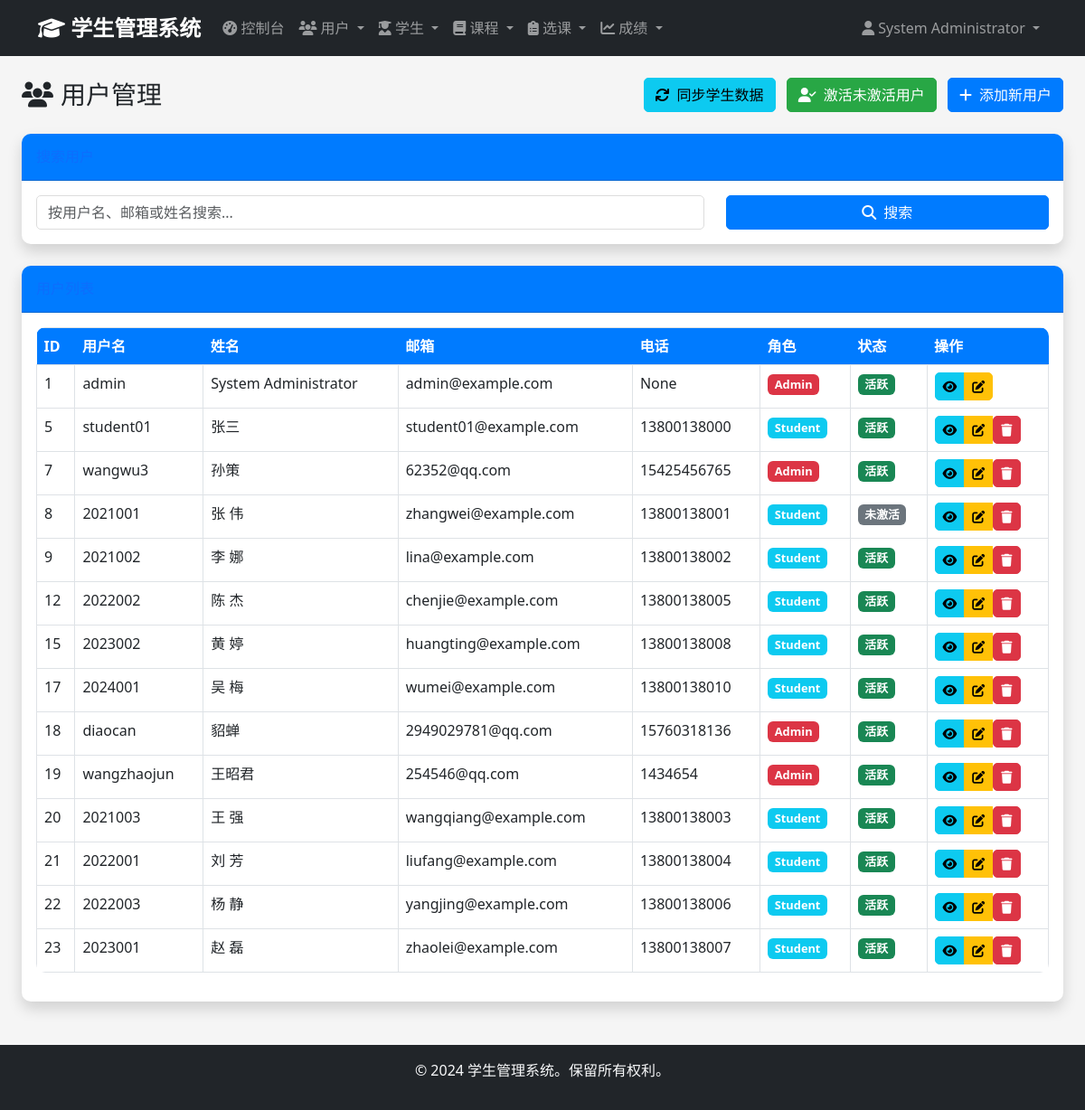
Page /admin/users (signed in) on the committed database.
### app/models/user.py (models this page shows, shortened)
class User(UserMixin, db.Model):
    __tablename__ = 'users'
    id = db.Column(db.Integer, primary_key=True)
    username = db.Column(db.String(50), unique=True, nullable=False)
    email = db.Column(db.String(100), unique=True, nullable=False)
    password_hash = db.Column(db.String(255), nullable=False)
    full_name = db.Column(db.String(100), nullable=False)
    phone = db.Column(db.String(20))
    role = db.Column(db.Enum('admin', 'student', name='user_role'), nullable=False, default='student')
    is_active = db.Column(db.Boolean, default=True)
    created_at = db.Column(db.DateTime, default=datetime.utcnow)
    updated_at = db.Column(db.DateTime, default=datetime.utcnow, onupdate=datetime.utcnow)
    administrator = db.relationship('Administrator', backref='user', uselist=False, cascade='all, delete-orphan')
    def is_admin(self):
        return self.role == 'admin'

### app/views/admin.py (the view, shortened to what this page needs)
@admin_bp.route('/users')
@login_required
@admin_required
def users():
    page = request.args.get('page', 1, type=int)
    search = request.args.get('search', '')
    query = User.query
    users = query.paginate(
        page=page,
        per_page=20,
        error_out=False
    )
    return render_template('admin/users/index.html', users=users, search=search)

### app/views/auth.py (called while the page is built)
def admin_required(f):
    @wraps(f)
    def decorated_function(*args, **kwargs):
        if not current_user.is_authenticated or not current_user.is_admin():
            flash('访问被拒绝。需要管理员权限。', 'error')
            return redirect(url_for('auth.login'))
        return f(*args, **kwargs)
    return decorated_function

### app/templates/admin/users/index.html (shortened to what this page needs)
{% extends "base.html" %}
{% block content %}
<div class="container-fluid">
    <div class="d-sm-flex align-items-center justify-content-between mb-4">
        <div class="d-flex align-items-center">
            <h1 class="h3 mb-0 text-gray-800">
                <i class="fas fa-users me-2"></i>用户管理
            </h1>
        </div>
        <div>
            <form method="POST" action="{{ url_for('admin.sync_student_data') }}"
                  style="display: inline;" onsubmit="return confirm('确定要同步所有用户和学生数据吗？')">
                <button type="submit" class="btn btn-info me-2">
                    <i class="fas fa-sync me-2"></i>同步学生数据
                </button>
            </form>
            <form method="POST" action="{{ url_for('admin.activate_inactive_users') }}"
                  style="display: inline;" onsubmit="return confirm('确定要激活所有未激活的用户吗？')">
                <button type="submit" class="btn btn-success me-2">
                    <i class="fas fa-user-check me-2"></i>激活未激活用户
                </button>
            </form>
            <a href="{{ url_for('admin.create_user') }}" class="btn btn-primary">
                <i class="fas fa-plus me-2"></i>添加新用户
            </a>
        </div>
    </div>
    <div class="card shadow mb-4">
        <div class="card-header py-3">
            <h6 class="m-0 font-weight-bold text-primary">搜索用户</h6>
        </div>
        <div class="card-body">
            <form method="GET" action="{{ url_for('admin.users') }}">
                <div class="row">
                    <div class="col-md-8">
                        <input type="text" class="form-control" name="search" placeholder="按用户名、邮箱或姓名搜索..." value="{{ search }}">
                    </div>
                    <div class="col-md-4">
                        <button type="submit" class="btn btn-primary w-100">
                            <i class="fas fa-search me-2"></i>搜索
                        </button>
                    </div>
                </div>
            </form>
        </div>
    </div>
    <div class="card shadow mb-4">
        <div class="card-header py-3">
            <h6 class="m-0 font-weight-bold text-primary">用户列表</h6>
        </div>
        <div class="card-body">
            {% if users.items %}
            <div class="table-responsive">
                <table class="table table-bordered" id="usersTable" width="100%" cellspacing="0">
                    <thead>
                        <tr>
                            <th>ID</th>
                            <th>用户名</th>
                            <th>姓名</th>
                            <th>邮箱</th>
                            <th>电话</th>
                            <th>角色</th>
                            <th>状态</th>
                            <th>操作</th>
                        </tr>
                    </thead>
                    <tbody>
                        {% for user in users.items %}
                        <tr>
                            <td>{{ user.id }}</td>
                            <td>{{ user.username }}</td>
                            <td>{{ user.full_name }}</td>
                            <td>{{ user.email }}</td>
                            <td>{{ user.phone or '-' }}</td>
                            <td>
                                <span class="badge bg-{{ 'danger' if user.role == 'admin' else 'info' }}">
                                    {{ user.role.title() }}
                                </span>
                            </td>
                            <td>
                                {% if user.is_active %}
                                    <span class="badge bg-success">活跃</span>
                                {% else %}
                                    <span class="badge bg-secondary">未激活</span>
                                {% endif %}
                            </td>
                            <td>
                                <div class="btn-group" role="group">
                                    <a href="{{ url_for('admin.view_user', user_id=user.id) }}" class="btn btn-sm btn-info" title="查看">
                                        <i class="fas fa-eye"></i>
                                    </a>
                                    <a href="{{ url_for('admin.edit_user', user_id=user.id) }}" class="btn btn-sm btn-warning" title="编辑">
                                        <i class="fas fa-edit"></i>
                                    </a>
                                    {% if user.id != current_user.id %}
                                    <form method="POST" action="{{ url_for('admin.delete_user', user_id=user.id) }}" style="display: inline;"
                                          onsubmit="return confirm('确定要删除这个用户吗？');">
                                        <button type="submit" class="btn btn-sm btn-danger" title="删除">
                                            <i class="fas fa-trash"></i>
                                        </button>
                                    </form>
                                    {% endif %}
                                </div>
                            </td>
                        </tr>
                        {% endfor %}
                    </tbody>
                </table>
            </div>
            {% endif %}
        </div>
    </div>
</div>
{% endblock %}

### app/templates/base.html (shortened to what this page needs)
<!DOCTYPE html>
<html lang="zh-CN">
<head>
    <link href="https://cdn.jsdelivr.net/npm/bootstrap@5.3.0/dist/css/bootstrap.min.css" rel="stylesheet">
    <link href="https://cdnjs.cloudflare.com/ajax/libs/font-awesome/6.4.0/css/all.min.css" rel="stylesheet">
    <link href="{{ url_for('static', filename='css/style.css') }}" rel="stylesheet">
</head>
<body>
    {% if current_user.is_authenticated %}
    <nav class="navbar navbar-expand-lg navbar-dark bg-dark">
        <div class="container">
            <a class="navbar-brand" href="{{ url_for('main.dashboard') }}">
                <i class="fas fa-graduation-cap"></i> 学生管理系统
            </a>
            <div class="collapse navbar-collapse" id="navbarNav">
                <ul class="navbar-nav me-auto">
                    {% if current_user.is_admin() %}
                    <li class="nav-item">
                        <a class="nav-link" href="{{ url_for('admin.dashboard') }}">
                            <i class="fas fa-tachometer-alt"></i> 控制台
                        </a>
                    </li>
                    <li class="nav-item dropdown">
                        <a class="nav-link dropdown-toggle" href="#" data-bs-toggle="dropdown">
                            <i class="fas fa-users"></i> 用户
                        </a>
                    </li>
                    <li class="nav-item dropdown">
                        <a class="nav-link dropdown-toggle" href="#" data-bs-toggle="dropdown">
                            <i class="fas fa-user-graduate"></i> 学生
                        </a>
                    </li>
                    <li class="nav-item dropdown">
                        <a class="nav-link dropdown-toggle" href="#" data-bs-toggle="dropdown">
                            <i class="fas fa-book"></i> 课程
                        </a>
                    </li>
                    <li class="nav-item dropdown">
                        <a class="nav-link dropdown-toggle" href="#" data-bs-toggle="dropdown">
                            <i class="fas fa-clipboard-list"></i> 选课
                        </a>
                    </li>
                    <li class="nav-item dropdown">
                        <a class="nav-link dropdown-toggle" href="#" data-bs-toggle="dropdown">
                            <i class="fas fa-chart-line"></i> 成绩
                        </a>
                    </li>
                    {% endif %}
                </ul>
                <ul class="navbar-nav">
                    <li class="nav-item dropdown">
                        <a class="nav-link dropdown-toggle" href="#" data-bs-toggle="dropdown">
                            <i class="fas fa-user"></i> {{ current_user.full_name }}
                        </a>
                    </li>
                </ul>
            </div>
        </div>
    </nav>
    {% endif %}
    <main class="container-fluid py-4">
        {% block content %}{% endblock %}
    </main>
    <footer class="bg-dark text-light text-center py-3 mt-auto">
        <div class="container">
            <p>&copy; 2024 学生管理系统。保留所有权利。</p>
        </div>
    </footer>
</body>
</html>

### app/static/css/style.css (style rules this page uses)
:root { --primary-color: #007bff; --secondary-color: #6c757d; --success-color: #28a745; --danger-color: #dc3545; --warning-color: #ffc107; --info-color: #17a2b8; --dark-color: #343a40; --light-color: #f8f9fa; }
body { min-height: 100vh; display: flex; flex-direction: column; background-color: #f5f5f5; font-family: 'Segoe UI', Tahoma, Geneva, Verdana, sans-serif; }
main { flex: 1; }
.navbar-brand { font-weight: bold; font-size: 1.5rem; }
.navbar-nav .nav-link { transition: color 0.3s; }
.card { border: none; border-radius: 10px; box-shadow: 0 0 10px rgba(0,0,0,0.1); transition: transform 0.3s, box-shadow 0.3s; }
.card-header { background-color: var(--primary-color); color: white; border-radius: 10px 10px 0 0 !important; font-weight: 600; }
.btn { border-radius: 5px; transition: all 0.3s; }
.btn-primary { background-color: var(--primary-color); border-color: var(--primary-color); }
.btn-success { background-color: var(--success-color); border-color: var(--success-color); }
.btn-danger { background-color: var(--danger-color); border-color: var(--danger-color); }
.table { background-color: white; border-radius: 10px; overflow: hidden; }
.table thead th { background-color: var(--primary-color); color: white; border: none; }
.form-control, .form-select { border-radius: 5px; border: 1px solid #ddd; transition: border-color 0.3s, box-shadow 0.3s; }
footer { margin-top: auto; }
.badge { font-size: 0.8rem; padding: 0.4em 0.6em; }

### rows in the picture
User: full_name "System Administrator", id "1", username "admin", email "admin@example.com", phone "None", role "Admin", is_active "活跃"
User: id "5", username "student01", full_name "张三", email "student01@example.com", phone "13800138000", role "Student", is_active "活跃"
User: id "7", username "wangwu3", full_name "孙策", email "62352@qq.com", phone "15425456765", role "Admin", is_active "活跃"
User: id "8", username "2021001", full_name "张 伟", email "zhangwei@example.com", phone "13800138001", role "Student", is_active "未激活"
User: id "9", username "2021002", full_name "李 娜", email "lina@example.com", phone "13800138002", role "Student", is_active "活跃"
User: id "12", username "2022002", full_name "陈 杰", email "chenjie@example.com", phone "13800138005", role "Student", is_active "活跃"
User: id "15", username "2023002", full_name "黄 婷", email "huangting@example.com", phone "13800138008", role "Student", is_active "活跃"
User: id "17", username "2024001", full_name "吴 梅", email "wumei@example.com", phone "13800138010", role "Student", is_active "活跃"
User: id "18", username "diaocan", full_name "貂蝉", email "2949029781@qq.com", phone "15760318136", role "Admin", is_active "活跃"
User: id "19", username "wangzhaojun", full_name "王昭君", email "254546@qq.com", phone "1434654", role "Admin", is_active "活跃"
User: id "20", username "2021003", full_name "王 强", email "wangqiang@example.com", phone "13800138003", role "Student", is_active "活跃"
User: id "21", username "2022001", full_name "刘 芳", email "liufang@example.com", phone "13800138004", role "Student", is_active "活跃"
User: id "22", username "2022003", full_name "杨 静", email "yangjing@example.com", phone "13800138006", role "Student", is_active "活跃"
User: id "23", username "2023001", full_name "赵 磊", email "zhaolei@example.com", phone "13800138007", role "Student", is_active "活跃"
